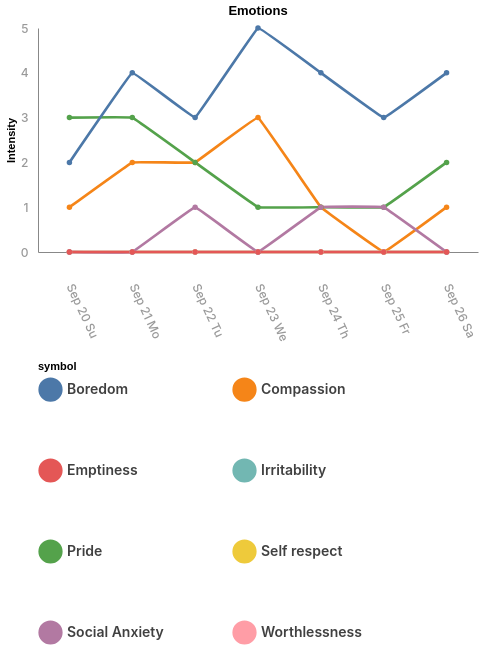

Specify this chart in Vega-Lite:
### Vega-Lite specification from a JSON file in a GitHub repository (floating-point values rounded to 4 significant figures)
{"$schema": "https://vega.github.io/schema/vega-lite/v5.json", "description": "A basic line chart example.", "width": 440, "height": 224, "padding": 5, "title": "Emotions", "data": {"values": [{"value": 1, "date": "2020-09-20", "symbol": "Compassion"}, {"value": 0, "date": "2020-09-20", "symbol": "Self respect"}, {"value": 0, "date": "2020-09-20", "symbol": "Irritability"}, {"value": 3, "date": "2020-09-20", "symbol": "Pride"}, {"value": 2, "date": "2020-09-20", "symbol": "Boredom"}, {"value": 0, "date": "2020-09-20", "symbol": "Worthlessness"}, {"value": 0, "date": "2020-09-20", "symbol": "Social Anxiety"}, {"value": 0, "date": "2020-09-20", "symbol": "Emptiness"}, {"value": 2, "date": "2020-09-21", "symbol": "Compassion"}, {"value": 0, "date": "2020-09-21", "symbol": "Self respect"}, {"value": 0, "date": "2020-09-21", "symbol": "Irritability"}, {"value": 3, "date": "2020-09-21", "symbol": "Pride"}, {"value": 4, "date": "2020-09-21", "symbol": "Boredom"}, {"value": 0, "date": "2020-09-21", "symbol": "Worthlessness"}, {"value": 0, "date": "2020-09-21", "symbol": "Social Anxiety"}, {"value": 0, "date": "2020-09-21", "symbol": "Emptiness"}, {"value": 2, "date": "2020-09-22", "symbol": "Compassion"}, {"value": 0, "date": "2020-09-22", "symbol": "Self respect"}, {"value": 0, "date": "2020-09-22", "symbol": "Irritability"}, {"value": 2, "date": "2020-09-22", "symbol": "Pride"}, {"value": 3, "date": "2020-09-22", "symbol": "Boredom"}, {"value": 0, "date": "2020-09-22", "symbol": "Worthlessness"}, {"value": 1, "date": "2020-09-22", "symbol": "Social Anxiety"}, {"value": 0, "date": "2020-09-22", "symbol": "Emptiness"}, {"value": 3, "date": "2020-09-23", "symbol": "Compassion"}, {"value": 0, "date": "2020-09-23", "symbol": "Self respect"}, {"value": 0, "date": "2020-09-23", "symbol": "Irritability"}, {"value": 1, "date": "2020-09-23", "symbol": "Pride"}, {"value": 5, "date": "2020-09-23", "symbol": "Boredom"}, {"value": 0, "date": "2020-09-23", "symbol": "Worthlessness"}, {"value": 0, "date": "2020-09-23", "symbol": "Social Anxiety"}, {"value": 0, "date": "2020-09-23", "symbol": "Emptiness"}, {"value": 1, "date": "2020-09-24", "symbol": "Compassion"}, {"value": 0, "date": "2020-09-24", "symbol": "Self respect"}, {"value": 0, "date": "2020-09-24", "symbol": "Irritability"}, {"value": 1, "date": "2020-09-24", "symbol": "Pride"}, {"value": 4, "date": "2020-09-24", "symbol": "Boredom"}, {"value": 0, "date": "2020-09-24", "symbol": "Worthlessness"}, {"value": 1, "date": "2020-09-24", "symbol": "Social Anxiety"}, {"value": 0, "date": "2020-09-24", "symbol": "Emptiness"}, {"value": 0, "date": "2020-09-25", "symbol": "Compassion"}, {"value": 0, "date": "2020-09-25", "symbol": "Self respect"}, {"value": 0, "date": "2020-09-25", "symbol": "Irritability"}, {"value": 1, "date": "2020-09-25", "symbol": "Pride"}, {"value": 3, "date": "2020-09-25", "symbol": "Boredom"}, {"value": 0, "date": "2020-09-25", "symbol": "Worthlessness"}, {"value": 1, "date": "2020-09-25", "symbol": "Social Anxiety"}, {"value": 0, "date": "2020-09-25", "symbol": "Emptiness"}, {"value": 1, "date": "2020-09-26", "symbol": "Compassion"}, {"value": 0, "date": "2020-09-26", "symbol": "Self respect"}, {"value": 0, "date": "2020-09-26", "symbol": "Irritability"}, {"value": 2, "date": "2020-09-26", "symbol": "Pride"}, {"value": 4, "date": "2020-09-26", "symbol": "Boredom"}, {"value": 0, "date": "2020-09-26", "symbol": "Worthlessness"}, {"value": 0, "date": "2020-09-26", "symbol": "Social Anxiety"}, {"value": 0, "date": "2020-09-26", "symbol": "Emptiness"}]}, "config": {"view": {"stroke": "transparent"}, "legend": {"orient": "bottom", "columns": 2, "labelColor": "rgba(0, 0, 0, 0.75)", "labelFont": "Inter", "labelFontSize": 14, "labelFontWeight": 600, "rowPadding": 20, "columnPadding": 50, "symbolStrokeWidth": 12, "symbolSize": 150, "symbolType": "circle"}, "axisX": {"orient": "bottom", "format": "%b %d %a", "labelColor": "rgba(0, 0, 0, 0.4)", "labelFont": "Inter", "labelFontWeight": 500, "labelFontSize": 12, "ticks": false, "labelExpr": "substring(datum.label, 0, 9)", "labelPadding": 32, "title": "date", "grid": false}, "axisY": {"orient": "left", "tickCount": 5, "labelColor": "rgba(0, 0, 0, 0.4)", "labelFont": "Inter", "labelFontWeight": 500, "labelFontSize": 12, "ticks": false, "labelPadding": 10, "grid": false}}, "mark": {"type": "line", "point": true, "interpolate": "cardinal", "tension": 0.9}, "encoding": {"x": {"field": "date", "axis": {"labelAngle": 65}, "type": "ordinal", "timeUnit": "yearmonthdate"}, "y": {"field": "value", "title": "Intensity", "type": "quantitative"}, "color": {"field": "symbol", "type": "nominal"}, "strokeWidth": {"value": 2.7}, "opacity": {"value": 1}}}
